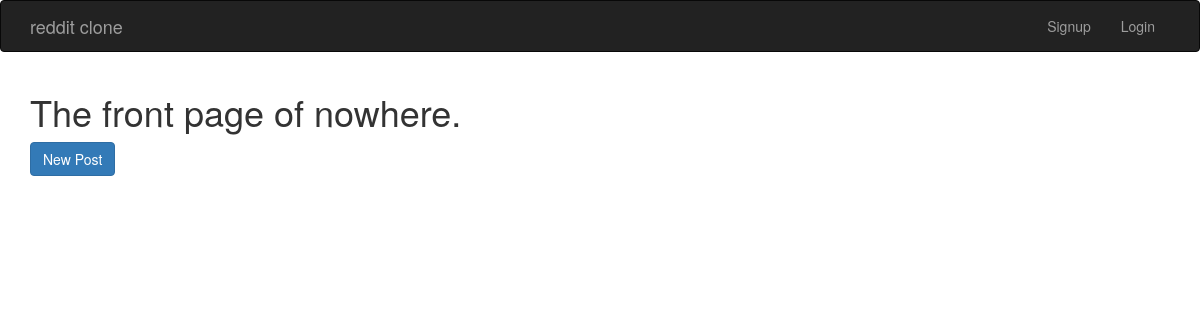
Before: / with the older database file.
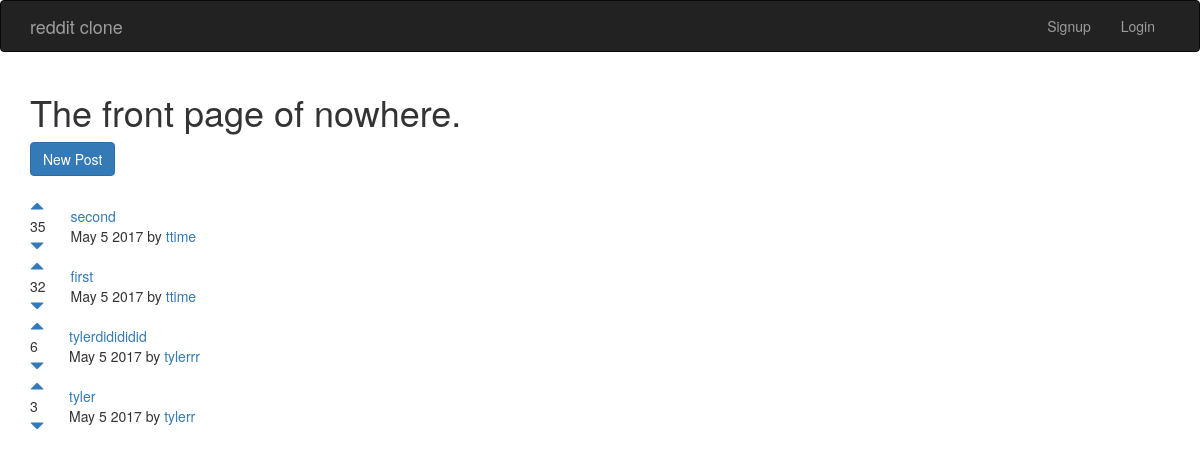
After: the same page with the newer database file.
### posts/models.py (models this page shows)
class Post(models.Model):
    title = models.CharField(max_length=200)
    url = models.TextField()
    pub_date = models.DateTimeField()
    author = models.ForeignKey(User)
    votes_total = models.IntegerField(default=0)
    def pub_date2(self):
        return self.pub_date.strftime('%b %e %Y')

### posts/views.py (the view)
# urls.py: 2. Add a URL to urlpatterns:  url(r'^$', views.home, name='home')
def home(request):
    posts = Post.objects.order_by('-votes_total')
    return render(request, 'posts/home.html', {'posts':posts})

### posts/templates/posts/home.html (shortened to what this page needs)
{% extends 'base.html' %}
{% block content %}
<h1> The front page of nowhere. </h1>
<a class="btn btn-primary" href="{% url 'posts:create' %}">New Post</a>
<br/>
<br/>
{% for post in posts.all %}
<table>
  <tr>
    <td style="padding-right: 25px;"><a href="#" onClick="document.getElementById('upvote{{ post.id }}').submit()"><span class="glyphicon glyphicon-triangle-top" aria-hidden="true"> </span> </a> <br/> {{ post.votes_total }} <br/> <a href="#" onClick="document.getElementById('downvote{{ post.id }}').submit()"> <span class="glyphicon glyphicon-triangle-bottom" aria-hidden="true"></span> </a> </td>
    <td> <a href="{{post.url}}"> {{ post.title }} </a> <br/> {{ post.pub_date2 }} by <a href="posts/{{ post.author.username }}"> {{ post.author.username }}</a> </td>
  </tr>
</table>
{% endfor %}
{% endblock %}

### templates/base.html (shortened to what this page needs)
<!DOCTYPE html>
<html lang="en">
  <head>
    <link rel="stylesheet" href="https://maxcdn.bootstrapcdn.com/bootstrap/3.3.7/css/bootstrap.min.css">
  </head>
  <body>
    <nav class="navbar navbar-inverse">
      <div class="container">
        <div class="navbar-header">
          <a class="navbar-brand" href="{% url 'home' %}">reddit clone</a>
        </div>
        <div class="collapse navbar-collapse" id="mynav">
          <ul class="nav navbar-nav navbar-right">
            {% if user.is_authenticated %}
            <li><a href="#" onclick="document.getElementById('logout').submit()">Logout</a></li>
            <form id="logout" method="POST" action="{% url 'accounts:logout' %}">
              {% csrf_token %}
              <input type="hidden" />
            </form>
            {% else %}
            <li><a href="{% url 'accounts:signup' %}">Signup</a></li>
            <li><a href="{% url 'accounts:login' %}">Login</a></li>
            {% endif %}
          </ul>
      </div>
    </nav>
    <div class="container">
      {% block content %}
      {% endblock %}
    </div>
  </body>
</html>

Changed rows visible on the page:
added Post: votes_total "35", title "second", pub_date2 "May 5 2017", author.username "ttime"
added Post: votes_total "32", title "first", pub_date2 "May 5 2017", author.username "ttime"
added Post: votes_total "6", title "tylerdidididid", pub_date2 "May 5 2017", author.username "tylerrr"
added Post: votes_total "3", title "tyler", pub_date2 "May 5 2017", author.username "tylerr"
